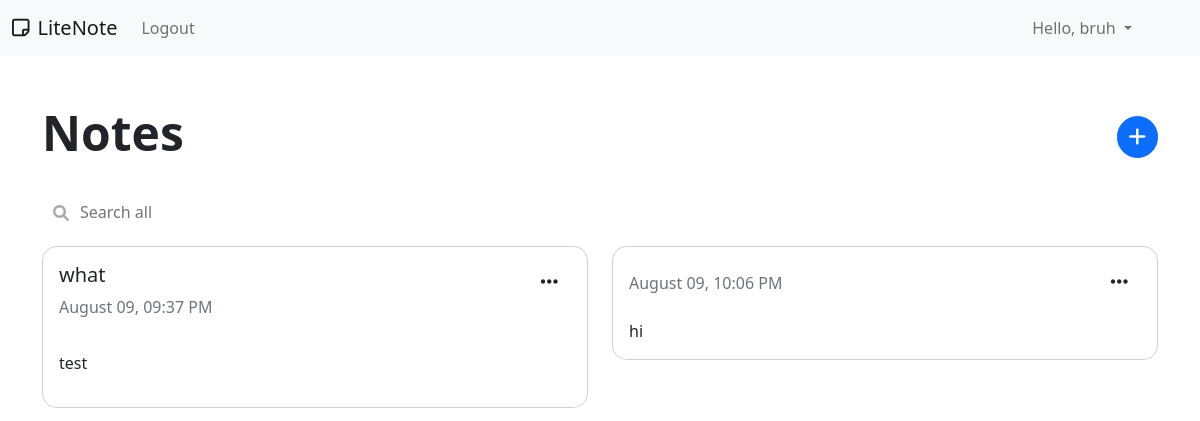
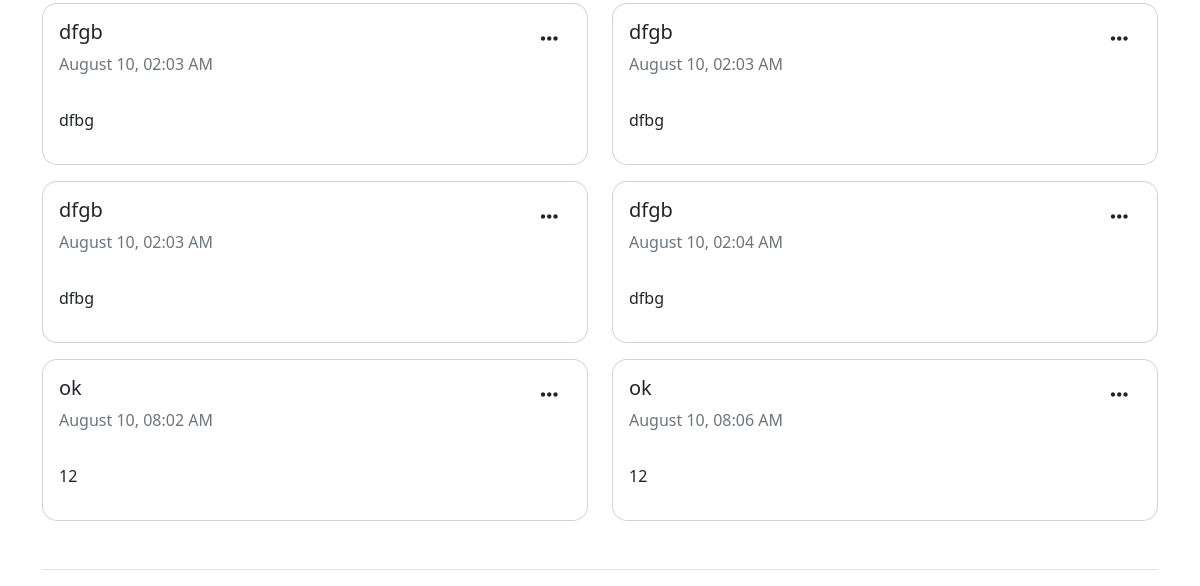
/ (signed in), run on an earlier commit of the app's database (2 pictures, top to bottom).
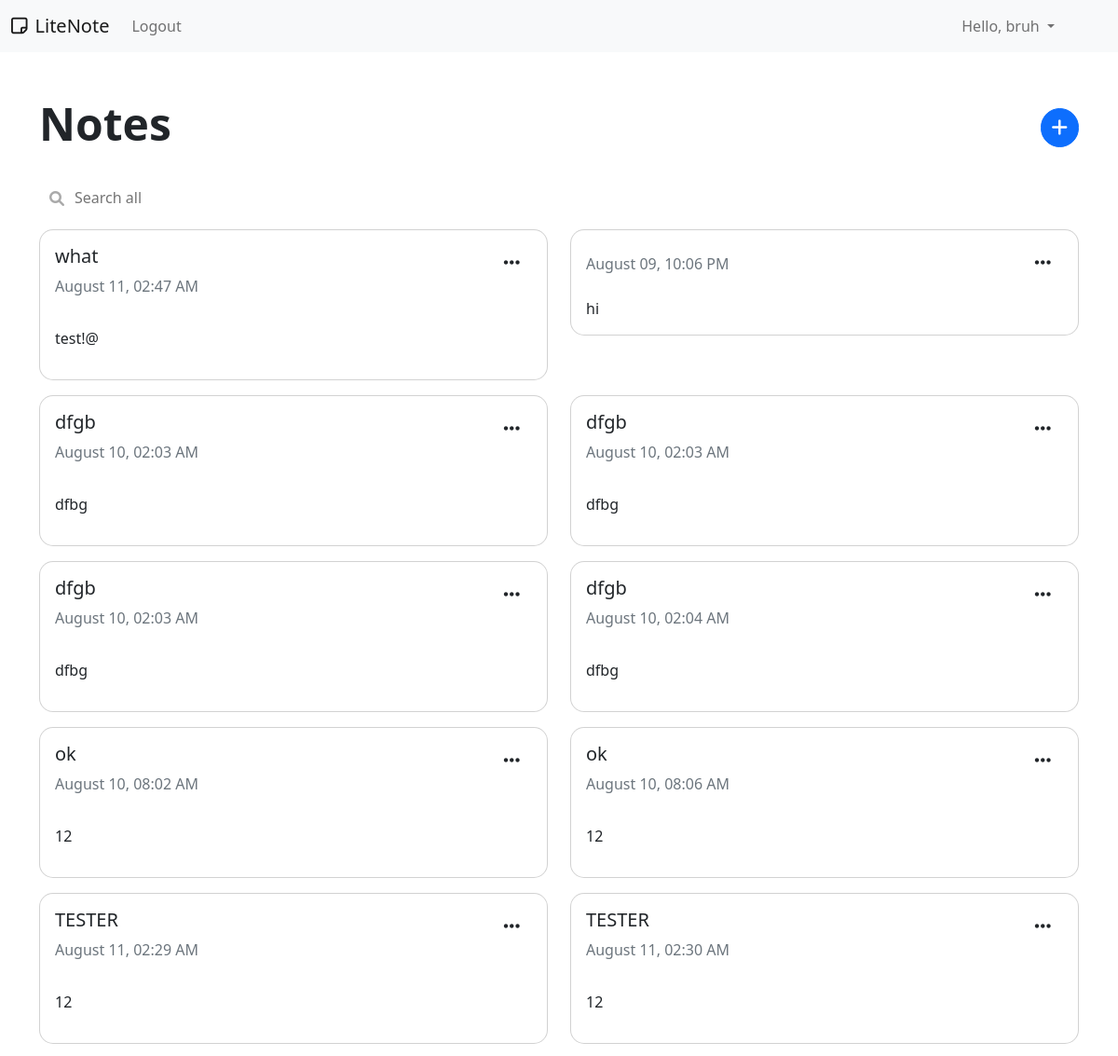
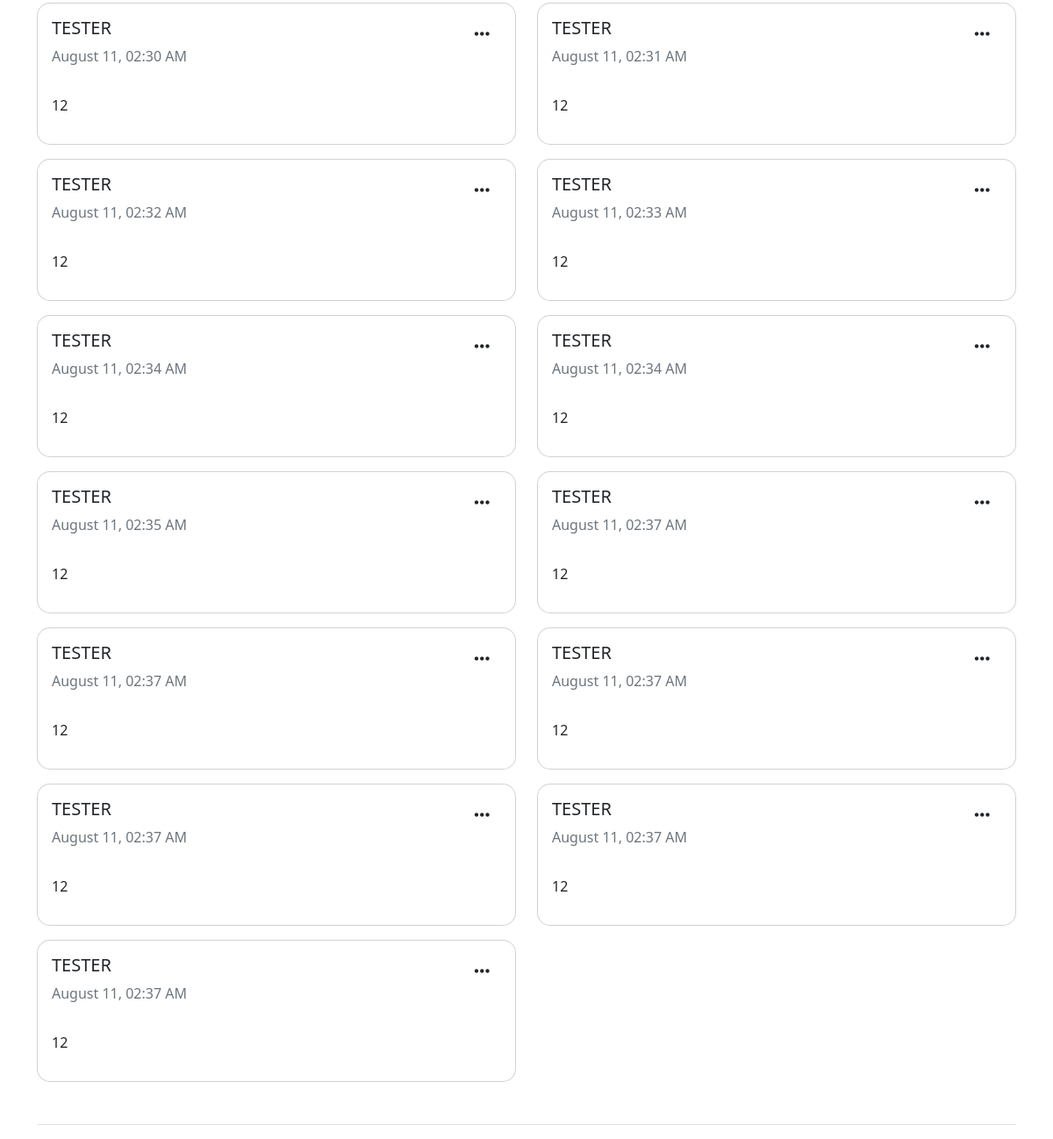
And on a later commit of the database (2 pictures, top to bottom).
### models.py (models this page shows)
class User(db.Model, UserMixin):
    id = db.Column(db.Integer, primary_key=True)
    email = db.Column(db.String(150), unique=True)
    first_name = db.Column(db.String(150))
    password = db.Column(db.String(150))
    notes = db.relationship('Note')

class Note(db.Model):
    id = db.Column(db.Integer, primary_key=True)
    title = db.Column(db.String(100))
    data = db.Column(db.String(10000))
    time = db.Column(db.DateTime(timezone=True), default=func.now())
    user_id = db.Column(db.Integer, db.ForeignKey('user.id'))

### views.py (the view, shortened to what this page needs)
@views.route('/', methods=['GET', 'POST'])
@login_required
def home():
    return render_template("home.html", user=current_user, time=datetime.datetime.utcnow().strftime("%A, %B %d, %I:%M %p"))

### templates/home.html (shortened to what this page needs)
{% extends "base.html"%}
{% block content %}
<div class="row mt-5 mb-4">
    <div class="col">
        <h1 class="display-5 fw-bold ">Notes</h1>
    </div>
    <div class="col d-flex align-items-center justify-content-end">
        <button type="button" class="btn btn-primary float-end addNote" data-toggle="modal" data-target="#newNote">
            <i class="fas fa-plus fa-lg"></i>
        </button>
    </div>
</div>
<div class="row">
    <div class="col-xl-6">
            <div class="form-group has-search" role="search">
                <input type="search" placeholder="Search all" name="search" id="searchInput" class="myform searchbox-input deletable" onkeyup="buttonUp();">
            </div>
    </div>
</div>
    <div class="row mb-5 grid" data-masonry='{"percentPosition": true }'>
        {% for note in user.notes %}
        <div class="cardFrame col-xl-6 mt-3 col-md-12">
            <div class="card" style="border-radius: 15px;">
                <div class="card-body">
                    <div class="row mb-2">
                        <div class="col-8">
                            <h5 class="card-title">{{note.title}}</h5>
                            <p class="text-muted">{{note.time.strftime("%B %d, %I:%M %p")}}</p>
                        </div>
                        <div class="col-4">
                            <div class="btn-group float-end">
                                <button type="button" class="btn" data-bs-toggle="dropdown" aria-expanded="false" style="border-radius: 0.375rem">
                                    <i class="fa-solid fa-ellipsis fa-lg"></i>
                                </button>
                            </div>
                        </div>
                    </div>
                    <p class="card-text">{{note.data | safe}}</p>
                </div>
            </div>
        </div>
        {% endfor %}
    </div>
    <footer class="pt-3 mt-4 text-muted border-top">
    </footer>
{% endblock %}

### templates/base.html (shortened to what this page needs)
<!DOCTYPE html>
<html lang="en">
<head>
    <link href="https://cdn.jsdelivr.net/npm/bootstrap@5.2.0/dist/css/bootstrap.min.css" rel="stylesheet">
    <link href="../static/style.css" rel="stylesheet">
    <link href="https://cdnjs.cloudflare.com/ajax/libs/font-awesome/6.0.0/css/all.min.css" rel="stylesheet" />
</head>
<body>
    <nav class="navbar navbar-expand-md navbar-light bg-light py-2">
        <div class="container-fluid">
          <a class="navbar-brand" href="#">
             <h5 style="margin-bottom: 0px;"><i class="fa-regular fa-note-sticky me-2"></i>LiteNote</h5>
          </a>
          <div class="collapse navbar-collapse" id="navbarNav">
            <ul class="navbar-nav me-auto">
              {% if user.is_authenticated %}
              <a class="nav-item nav-link" id="logout" href="/logout">Logout</a>
              {% else %}
              <a class="nav-item nav-link" id="login" href="/login">Login</a>
              <a class="nav-item nav-link" id="signUp" href="/sign-up">Sign Up</a>
              {% endif %}
            </ul>
            {% if user.is_authenticated %}
            <ul class="navbar-nav">
              <li class="nav-item dropdown me-5">
                <a class="nav-link dropdown-toggle" href="#" role="button" data-bs-toggle="dropdown" aria-expanded="false">
                  Hello, {{user.first_name}}
                </a>
              </li>
            </ul>
            {% endif %}
          </div>
        </div>
      </nav>
      <div class="container">
        {% block content %}
        {% endblock %}
      </div>
</body>
</html>

### static/style.css (style rules this page uses)
.myform { display: block; width: 100%; text-align: left; padding: 0.375rem 0.75rem; font-size: 1rem; font-weight: 400; line-height: 1.5; color: #212529; background-color: #fff; background-clip: padding-box; -webkit-appearance: none; -moz-appearance: none; appearance: none; border-radius: 0.375rem; transition: border-color .15s ease-in-out,box-shadow .15s ease-in-out; border: var(--bs-btn-border-width) solid var(--bs-btn-border-color); cursor: pointer; }
.has-search .myform { padding-left: 2.375rem; }
.addNote { border-radius: 60px; padding-left: 11px; padding-right: 11px; padding-top:8px; padding-bottom: 8px; }

What changed in the data, as far as the page shows it:
changed Note "what": time "August 09, 09:37 PM" → "August 11, 02:47 AM"; data "test" → "test!@"
added Note: title "TESTER", time "August 11, 02:29 AM", data "12"
added Note: title "TESTER", time "August 11, 02:30 AM", data "12"
added Note: title "TESTER", time "August 11, 02:30 AM", data "12"
added Note: title "TESTER", time "August 11, 02:31 AM", data "12"
added Note: title "TESTER", time "August 11, 02:32 AM", data "12"
added Note: title "TESTER", time "August 11, 02:33 AM", data "12"
added Note: title "TESTER", time "August 11, 02:34 AM", data "12"
added Note: title "TESTER", time "August 11, 02:34 AM", data "12"
added Note: title "TESTER", time "August 11, 02:35 AM", data "12"
added Note: title "TESTER", time "August 11, 02:37 AM", data "12"
added Note: title "TESTER", time "August 11, 02:37 AM", data "12"
added Note: title "TESTER", time "August 11, 02:37 AM", data "12"
added Note: title "TESTER", time "August 11, 02:37 AM", data "12"
added Note: title "TESTER", time "August 11, 02:37 AM", data "12"
added Note: title "TESTER", time "August 11, 02:37 AM", data "12"
